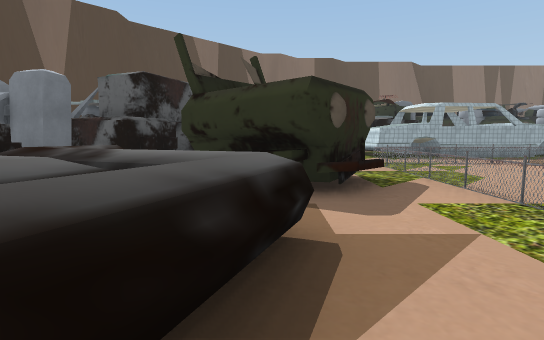
View 1 (above)

24 first-person views from a walk through a 3-D level made in the Unity game engine. The camera is 1.3 m above the floor, tilts 6° down and sees 80° across. The floor is counted in squares, 2 m on a side. Each view is taken from the middle of a square. On the plan, view 1 faces up. The plan holds only what a view shows up to about 10 squares ahead; the rest is blank. The place goes on beyond the plan. Some surface patterns are stand-ins.

View 2
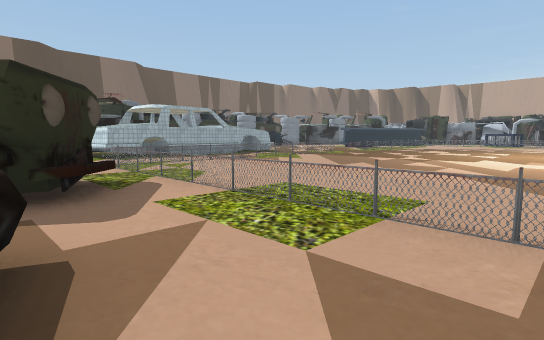

View 3
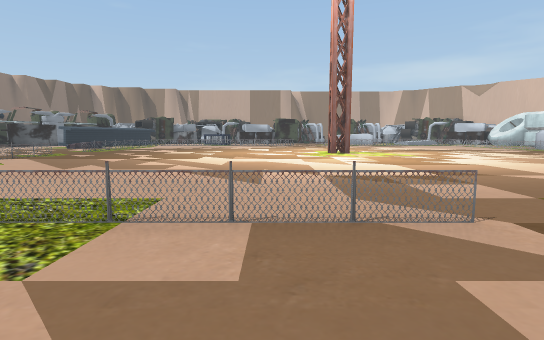

View 4
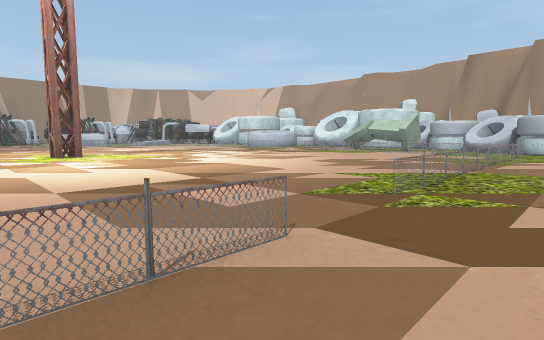

View 5
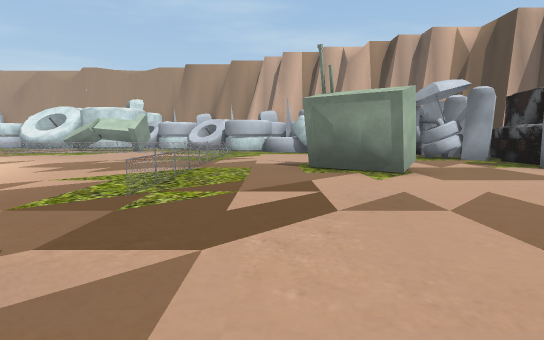

View 6
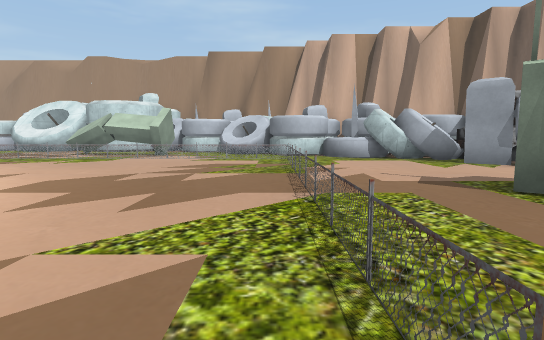

View 7
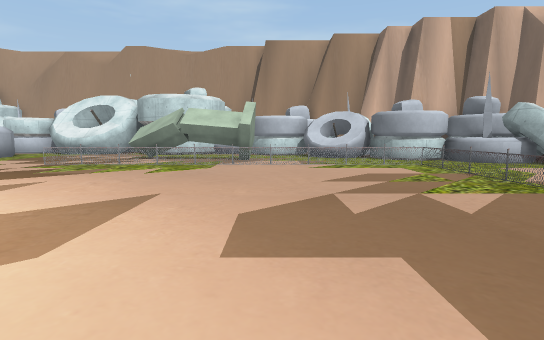

View 8
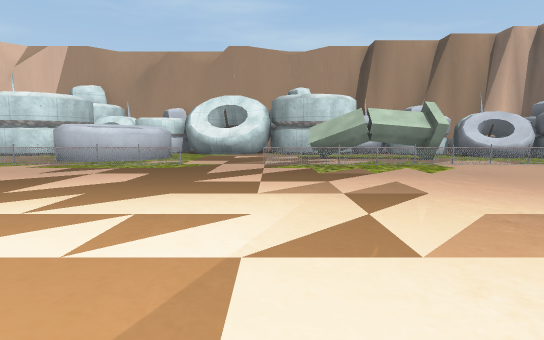

View 9
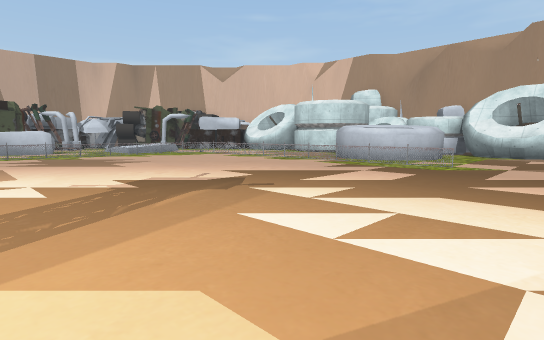

View 10
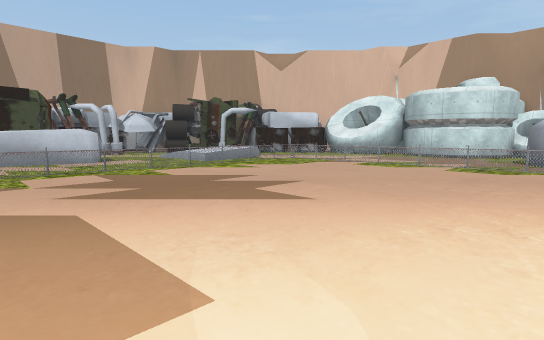

View 11
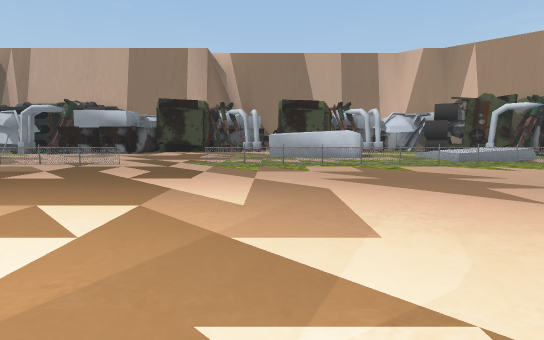

View 12
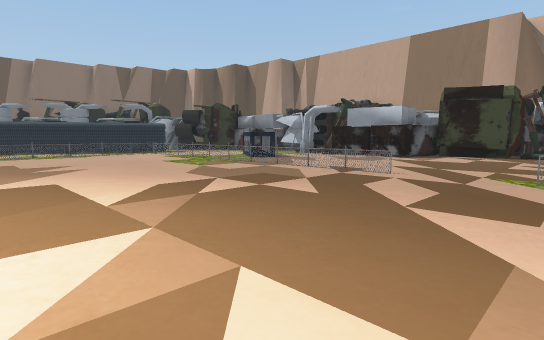

View 13
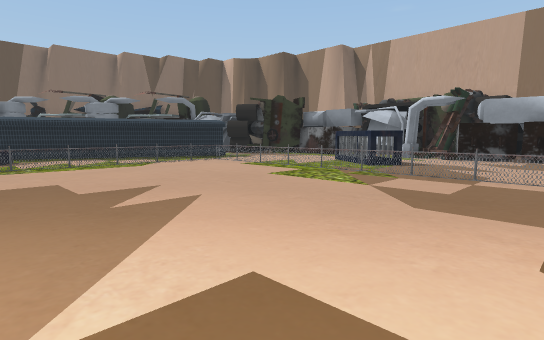

View 14
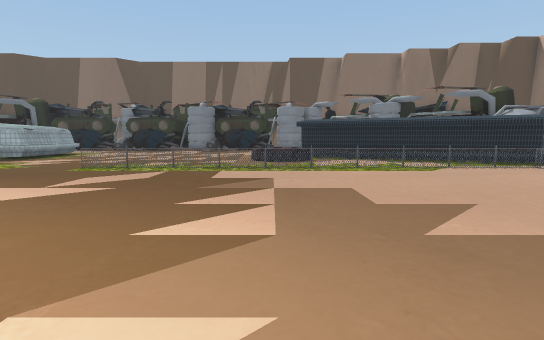

View 15
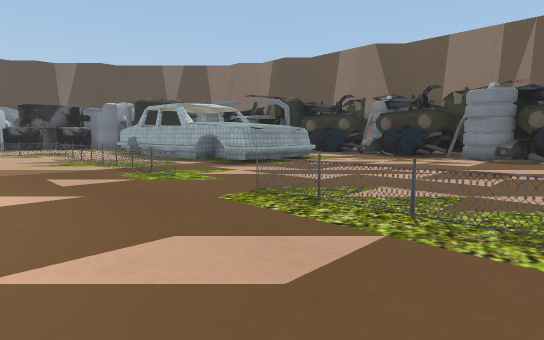

View 16
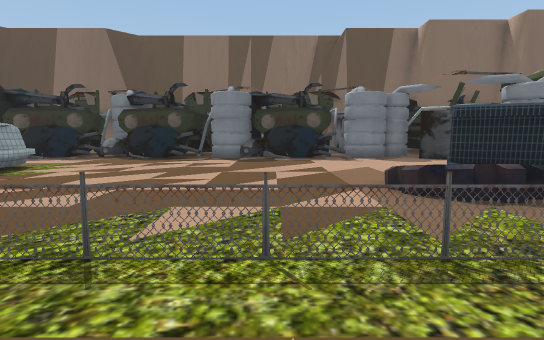

View 17
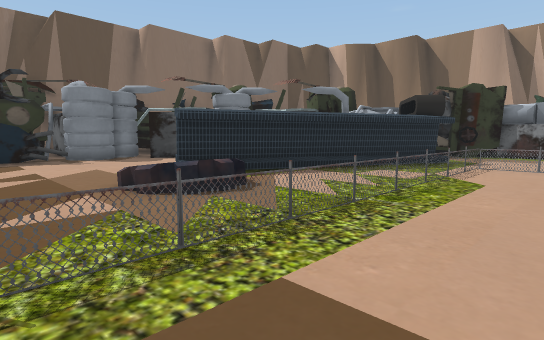

View 18
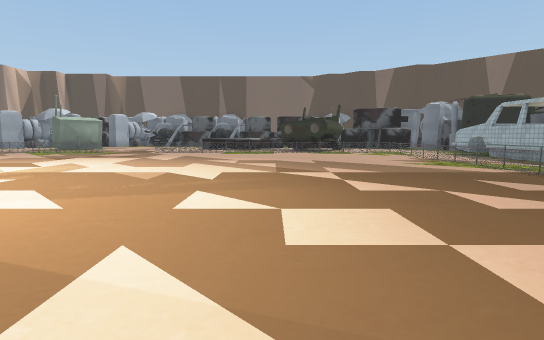

View 19
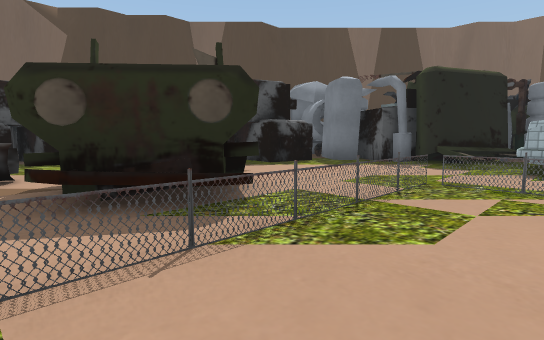

View 20
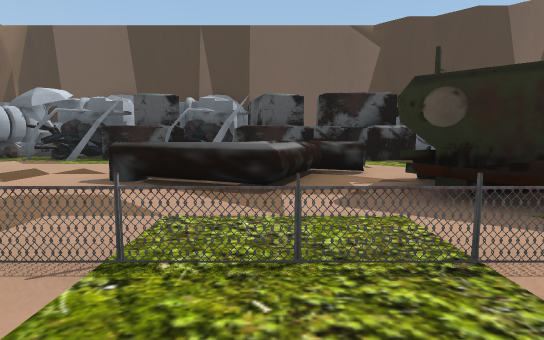

View 21
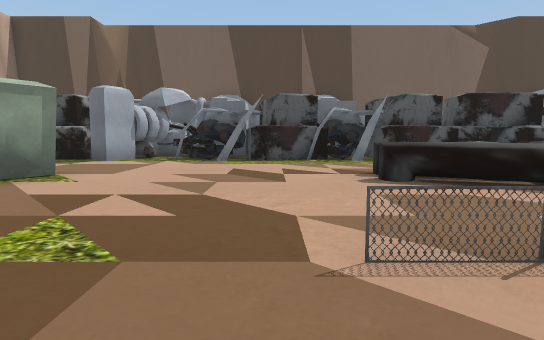

View 22
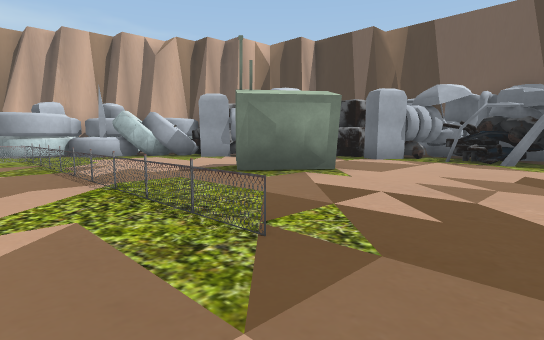

View 23
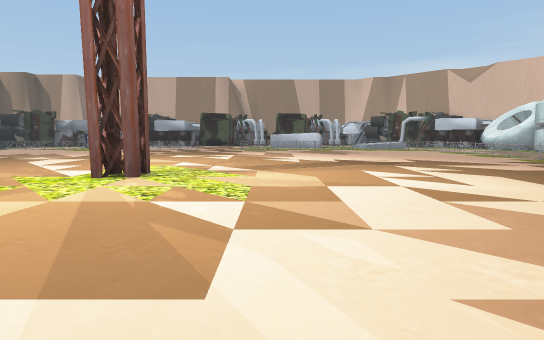

View 24
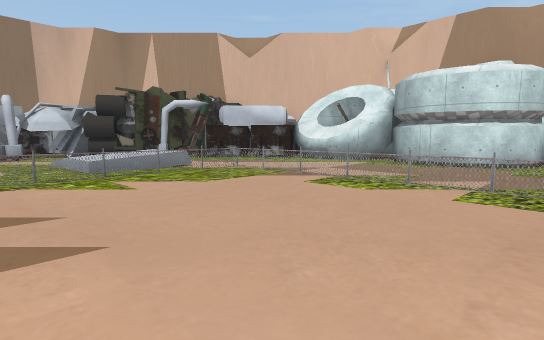

### Floor plan
Key: @ floor where view 1 was taken; # wall or solid block; . floor; / step, stairs or slope; = window, fence, low wall or low ledge; ^ raised ledge; P pole; F fence; T tower; W wheel; O other object.
Columns run from 6 left of view 1 to 29 right of it. Each row starts with its distance up from view 1.
 16               #############
 15               #...##..##..#
 14          #     ...........
 13          #     ^^.........
 12         ##      ^........
 11     ######    # ^....../###
 10     #....####^#^^....../W####
  9    ##..........F.......... ####.##
  8   ###...O    O OO .F  P  FFFFO...#
  7  ### ...FOOOOOO.O...PPFOFOOO O...#
  6  #    O.FO.................. O..
  5  #.. OO#FP.................. O.O
  4  #..=OO#FP.................. OOO.#
  3  #  ^..FPF..................OFO..##
  2  # ^^^^.FP.................. O...#
  1  #   ^^.FP..................FO...#
  0  #..=^@.FP..................FO...##
 -1  #......FP...........  .....FO....#
 -2  #................T...............##
 -3 ##................T................#
 -4 ##.......FP................. O..
 -5 #........FO................. O.O
 -6 ##...#O..FO................. O.OO
 -7  #..OO#..OO................. O.OO
 -8  #......OOO.................OF.O.
 -9  ##......OO................. O....##
-10  ###.....OO.................FO//..##
-11    ##...OOO.....F....OO.F..F O   .##
-12    ###..OFFFFFFOOF. FFOOO    O.  ##
-13     ###^...OOOOO....OOO..OOO.....#
-14      #####...OOOO...OOOO.......#
-15      ##  ##^.O O....OOOO......##
-16                   #^    #######
-17                    ##  ^#  #
-18                            #

Where each view was taken, in squares from view 1:
view 1: 0 up, 0 right, facing up
view 2: 0 up, 0 right, facing up-right
view 3: 0 up, 0 right, facing right
view 4: 0 up, 1 right, facing down-right
view 5: 0 up, 1 right, facing down
view 6: 3 down, 3 right, facing down
view 7: 5 down, 6 right, facing down
view 8: 5 down, 11 right, facing down
view 9: 5 down, 11 right, facing down-right
view 10: 5 down, 16 right, facing down-right
view 11: 5 down, 15 right, facing right
view 12: 4 down, 17 right, facing up-right
view 13: 0 up, 17 right, facing up-right
view 14: 1 up, 17 right, facing up
view 15: 5 up, 16 right, facing up-left
view 16: 6 up, 15 right, facing up
view 17: 6 up, 15 right, facing up-right
view 18: 3 up, 15 right, facing left
view 19: 3 up, 4 right, facing up-left
view 20: 2 up, 4 right, facing left
view 21: 2 down, 4 right, facing left
view 22: 2 down, 4 right, facing down-left
view 23: 5 down, 7 right, facing right
view 24: 8 down, 17 right, facing down-right
